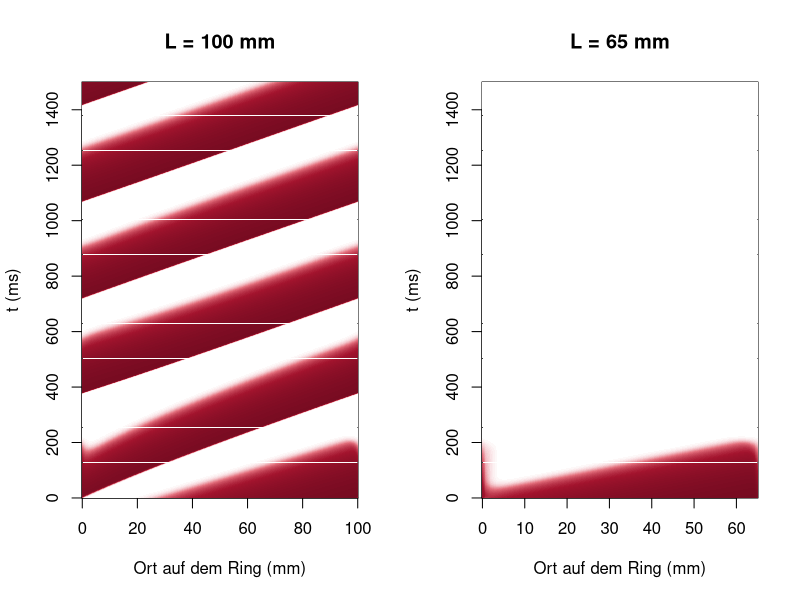

Write the R code that produced this figure.
# Abb. 5.4: Kreisende Erregung auf einem Ring (Buch, Abschnitt 5.3, Gl. 5.2)
# Anfangszustand: Stück der Länge L hinter der Front einer am Ende gereizten Faser; L = 100 mm kreist, L = 65 mm erlischt
# (c) 2026 Philipp Kügler · Programm zum Buch „Dynamische Systeme in den Lebenswissenschaften“ · MIT-Lizenz (siehe LICENSE)
tin <- 0.3; tout <- 6; topen <- 100; tclose <- 115; vgate <- 0.13   # Parameter in ms
D <- 0.1; dx <- 0.2; dt <- 0.02                                     # mm^2/ms, mm, ms
euler <- function(v, h, lap) {
  dv <- h * v^2 * (1 - v) / tin - v / tout + D * lap / dx^2
  dh <- ifelse(v < vgate, (1 - h) / topen, -h / tclose)
  list(v = v + dt * dv, h = h + dt * dh)
}
# lange Faser (250 mm) links reizen, bis die Front (v > 0.5) bei 200 mm liegt
N <- round(250 / dx) + 1; x <- dx * (0:(N - 1)); vF <- numeric(N); hF <- rep(1, N); n <- 0; innen <- 2:(N - 1)
while (!any(vF > 0.5) || max(x[vF > 0.5]) < 200) {
  lap <- c(vF[2] - vF[1], vF[innen + 1] - 2 * vF[innen] + vF[innen - 1], vF[N - 1] - vF[N])
  z <- euler(vF, hF, lap); vF <- z$v; hF <- z$h
  if (n * dt < 2) vF[x <= 1] <- vF[x <= 1] + dt * 0.2               # Reiz J = 0.2 für 2 ms
  n <- n + 1
}
iF <- max(which(vF > 0.5))

ring <- function(L, T, alle = 10) {
  # Ring der Länge L; liefert v alle 'alle' Zeitschritte und die Zeitpunkte, an denen v in der Ringmitte 0.5 erreicht
  M <- round(L / dx); v <- vF[(iF - M + 1):iF]; h <- hF[(iF - M + 1):iF]
  bild <- list(); akt <- c(); oben <- FALSE; mitte <- M %/% 2 + 1; vor <- c(2:M, 1); zur <- c(M, 1:(M - 1))
  for (k in 0:(round(T / dt) - 1)) {
    if (k %% alle == 0) bild[[length(bild) + 1]] <- v
    z <- euler(v, h, v[zur] - 2 * v + v[vor]); v <- z$v; h <- z$h
    if (v[mitte] > 0.5 && !oben) { akt <- c(akt, (k + 1) * dt); oben <- TRUE }
    if (v[mitte] < 0.1) oben <- FALSE
  }
  list(bild = bild, akt = akt, vmax = max(v))
}

weissrot <- colorRampPalette(c("white", rgb(0.89, 0.44, 0.49), rgb(0.64, 0.08, 0.18), rgb(0.43, 0.04, 0.12)))(64)
par(mfrow = c(1, 2))
for (L in c(100, 65)) {
  r <- ring(L, 1500)
  cat(sprintf("L = %d mm: Umlaufzeiten [%s] ms, die Erregung %s\n", L, paste(sprintf("%.1f", diff(r$akt)), collapse = " "),
              if (r$vmax > 0.5) "kreist" else "erlischt"))
  B <- do.call(rbind, r$bild)
  image(seq(0, L, length.out = ncol(B)), seq(0, 1500, length.out = nrow(B)), t(B), col = weissrot, zlim = c(0, 1),
        main = sprintf("L = %d mm", L), xlab = "Ort auf dem Ring (mm)", ylab = "t (ms)")
}
for (L in 66:70) {                                                   # kritische Länge
  r <- ring(L, 800, alle = 1e9)
  cat(sprintf("L = %d mm: %s\n", L, if (r$vmax > 0.5) "kreist" else "erlischt"))
}
